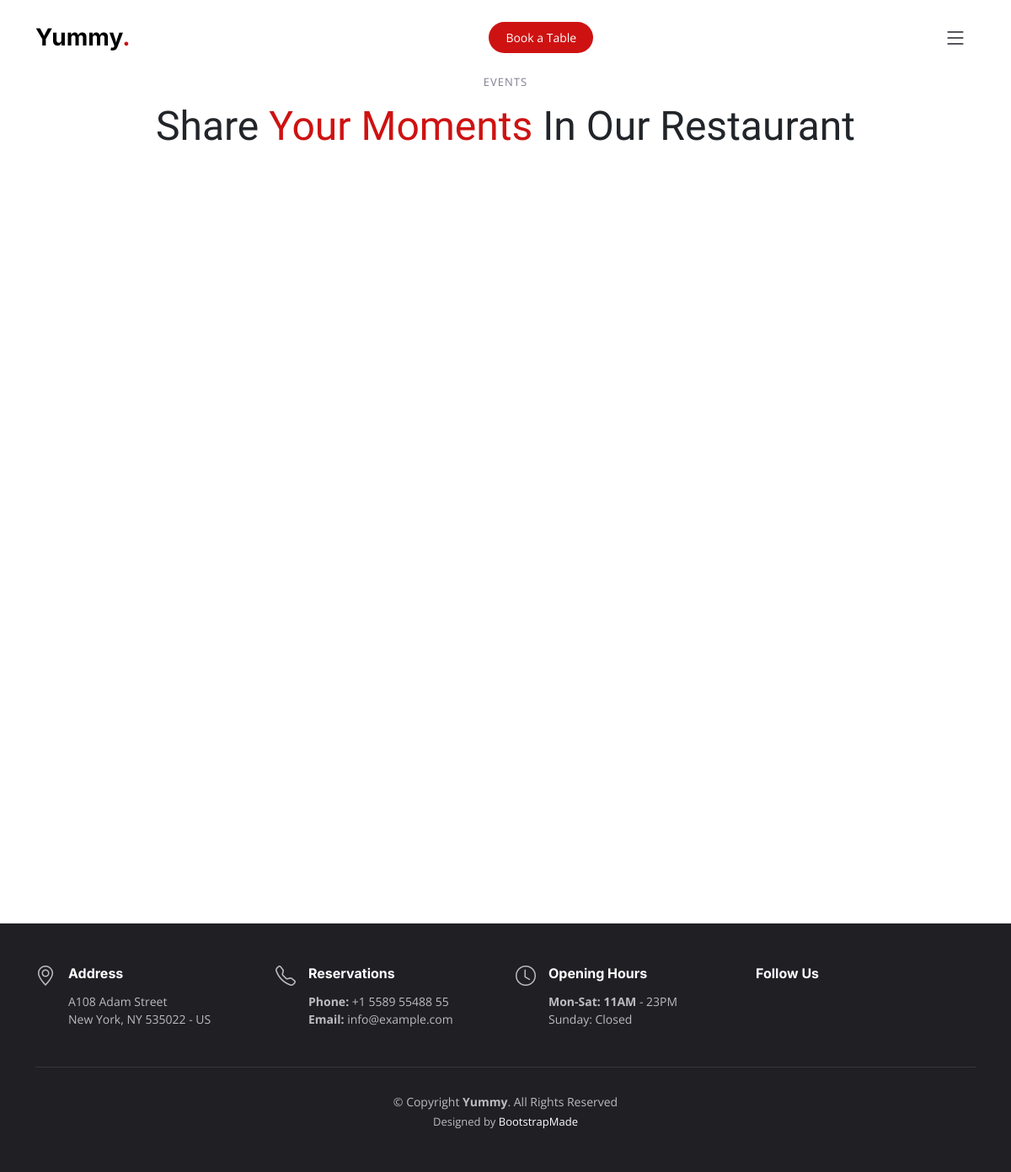
/services/, run on an earlier commit of the app's database.
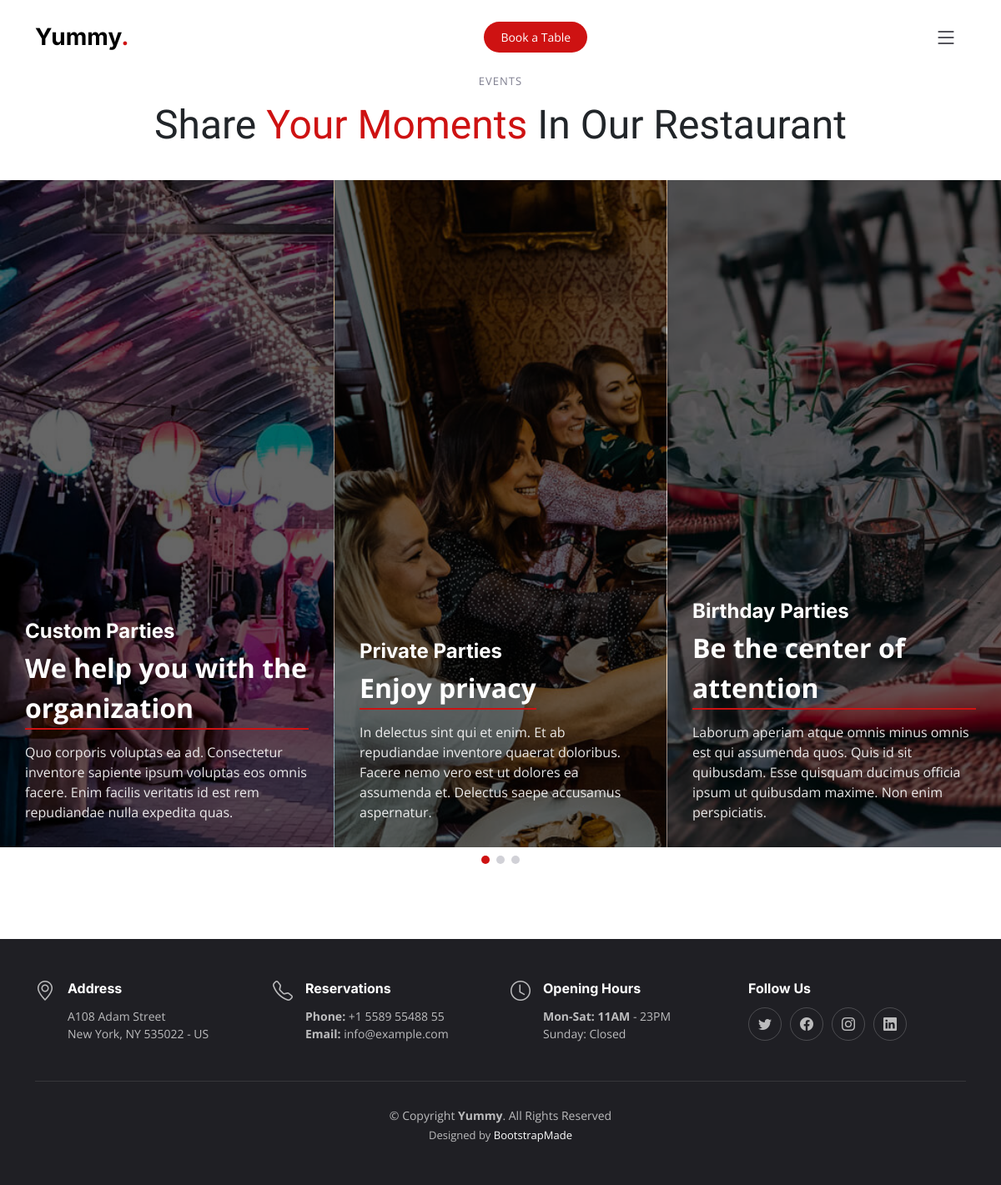
And on a later commit of the database.
### services/models.py (models this page shows, shortened)
class Service(models.Model):
    title = models.CharField(max_length=200, verbose_name='Titulo')
    subtitle = models.CharField(max_length=200, verbose_name='Subtitulo')
    content = models.TextField(verbose_name='Contenido')
    image = models.ImageField(verbose_name='Imagen', upload_to='services')
    created = models.DateField(auto_now_add=True, verbose_name='Fecha de Creacion')
    updated = models.DateField(auto_now=True, verbose_name='Fecha de Edicion')
    class Meta:
        verbose_name = 'servicio'
        verbose_name_plural = 'servicios'
        ordering = ['-created']

### services/views.py (the view)
# urls.py: path('', views.services, name='services'),
def services(request):
    services = Service.objects.all()
    return render(request, 'services/services.html', {'services': services})

### pages/templatetags/pages_extras.py (called while the page is built)
@register.simple_tag
def get_page_list():
    pages = Page.objects.all()
    return pages

### social/processors.py (called while the page is built)
def context_dict(request):
    ctx = {}
    links = Link.objects.all()
    for link in links:
        ctx[link.key] = link.url
    return ctx

### services/templates/services/services.html (shortened to what this page needs)
{% extends 'core/base.html' %}
{% load static %}
{% block content %}
    <section id="events" class="events">
        <div class="container-fluid" data-aos="fade-up">
          <div class="section-header">
            <h2>Events</h2>
            <p>Share <span>Your Moments</span> In Our Restaurant</p>
          </div>
          <div class="slides-3 swiper" data-aos="fade-up" data-aos-delay="100">
            <div class="swiper-wrapper">
                {% for service in services %}
                    <div class="swiper-slide event-item d-flex flex-column justify-content-end" style="background-image: url({{ service.image.url }})">
                        <h3>{{ service.title }}</h3>
                        <div class="price align-self-start">{{ service.subtitle }}</div>
                        <p class="description">{{ service.content }}</p>
                    </div>
                {% endfor %}
            </div>
            <div class="swiper-pagination"></div>
          </div>
        </div>
      </section>
{% endblock content %}

What changed in the data, as far as the page shows it:
added Service: image (picture), title "Custom Parties", subtitle "We help you with the organization", content "Quo corporis voluptas ea ad. Consectetur inventore sapiente ipsum voluptas eos omnis facere. Enim facilis veritatis id est rem repudiandae nulla expedita quas."
added Service: image (picture), title "Private Parties", subtitle "Enjoy privacy", content "In delectus sint qui et enim. Et ab repudiandae inventore quaerat doloribus. Facere nemo vero est ut dolores ea assumenda et. Delectus saepe accusamus aspernatur."
added Service: image (picture), title "Birthday Parties", subtitle "Be the center of attention", content "Laborum aperiam atque omnis minus omnis est qui assumenda quos. Quis id sit quibusdam. Esse quisquam ducimus officia ipsum ut quibusdam maxime. Non enim perspiciatis."
